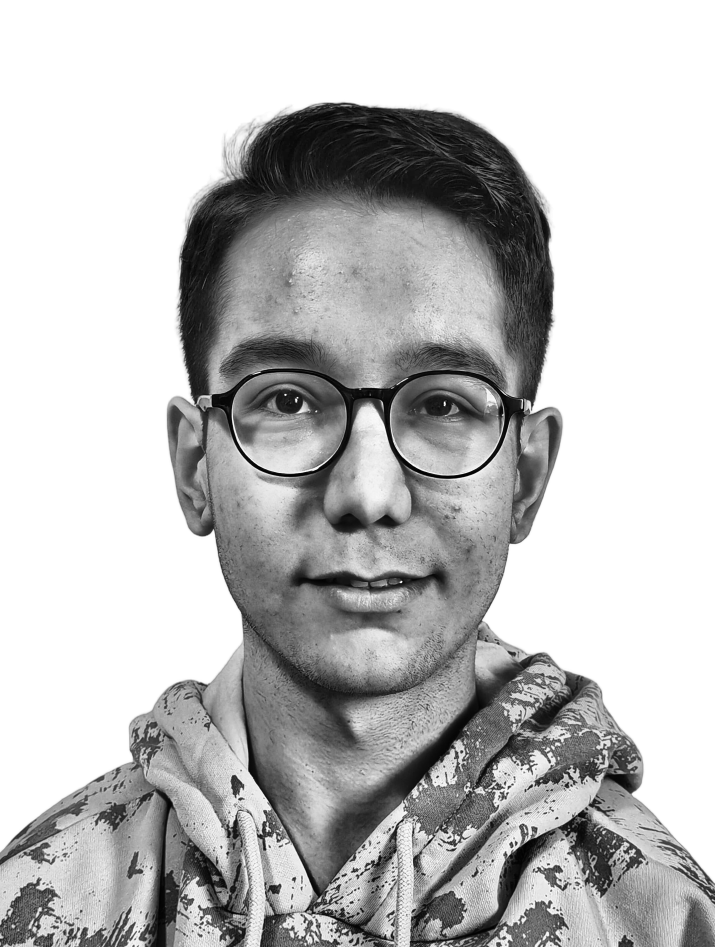
#> input picture source-prepped.png, 2145 x 2841 px, found by its file name (shown at 1/3 size)
$ python make_ascii_svg.py
#> lines starting #> are read from the running program, lines starting #| are printed output that depends on the picture
from PIL import Image
import numpy as np

# Açık renkten koyu renge doğru karakter rampası
RAMP = " .`:-=+*cs#%@"

try:
    img = Image.open("source-prepped.png").convert("L")
#> img is the input picture: PIL image 2145x2841 L; min 0, max 255, mean 190.2
except FileNotFoundError:
    print("Hata: source-prepped.png bulunamadı.")
    exit(1)

# Terminal formatı için 100x53 yeniden boyutlandırma
width, height = 100, 53
img = img.resize((width, height), Image.Resampling.LANCZOS)
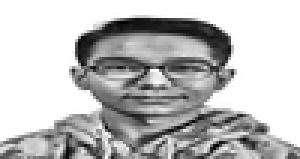
#> img: PIL image 100x53 L (shown 3 times larger); min 0, max 255, mean 190
pixels = np.array(img)

svg_out = f'<svg xmlns="http://www.w3.org/2000/svg" viewBox="0 0 {width*6} {height*12}" width="{width*6}" height="{height*12}">\n'
svg_out += '<style>\n.text { font-family: monospace; font-size: 10px; fill: #8b949e; white-space: pre; }\n</style>\n'
svg_out += '<rect width="100%" height="100%" fill="#0d1117"/>\n'

for y in range(height):
    line = ""
    for x in range(width):
        pixel_val = pixels[y, x]
        idx = int((pixel_val / 255.0) * (len(RAMP) - 1))
        # Koyu alanlara yoğun karakter, açık alanlara boşluk
        line += RAMP[-(idx+1)]

    # Satır satır animasyon gecikmesi
    delay = y * 0.05
    y_pos = (y + 1) * 12
    escaped_line = line.replace("&", "&amp;").replace("<", "&lt;")

    svg_out += f'<g><clipPath id="c{y}"><rect x="0" y="{y_pos-10}" width="0" height="12"><animate attributeName="width" from="0" to="{width*6}" dur="1s" begin="{delay}s" fill="freeze" /></rect></clipPath>\n'
    svg_out += f'<text x="0" y="{y_pos}" class="text" clip-path="url(#c{y})">{escaped_line}</text></g>\n'

svg_out += '</svg>'

with open("avi-ascii.svg", "w", encoding="utf-8") as f:
    f.write(svg_out)

$ run again, with source-photo.jpg saved as source-prepped.png
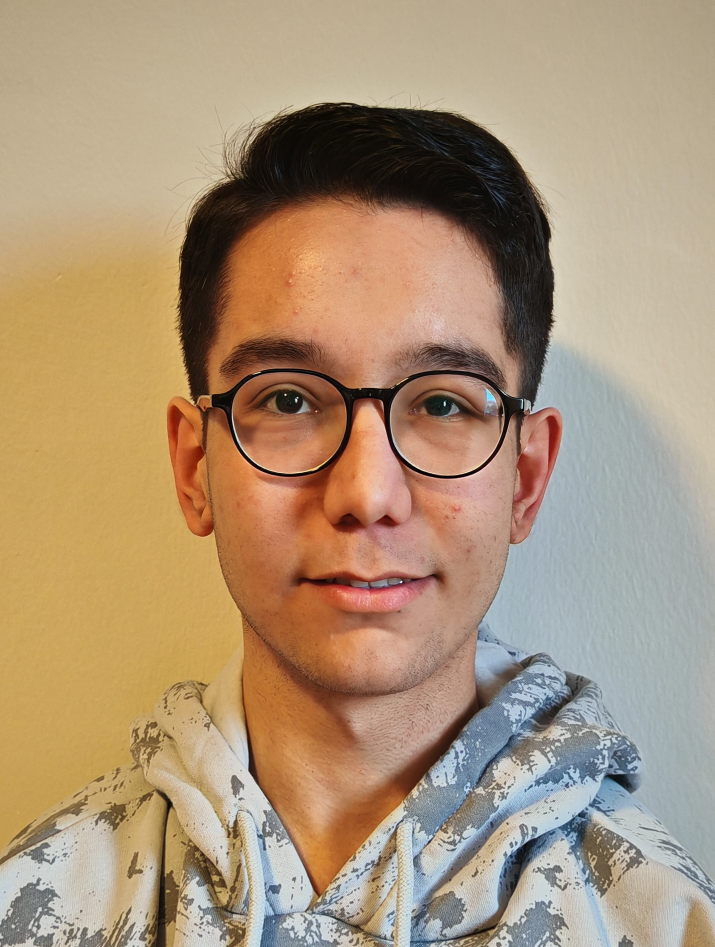
#> input picture source-photo.jpg, 2145 x 2841 px, found by its file name (shown at 1/3 size)
#> `img = Image.open("source-prepped.png").convert("L")`:
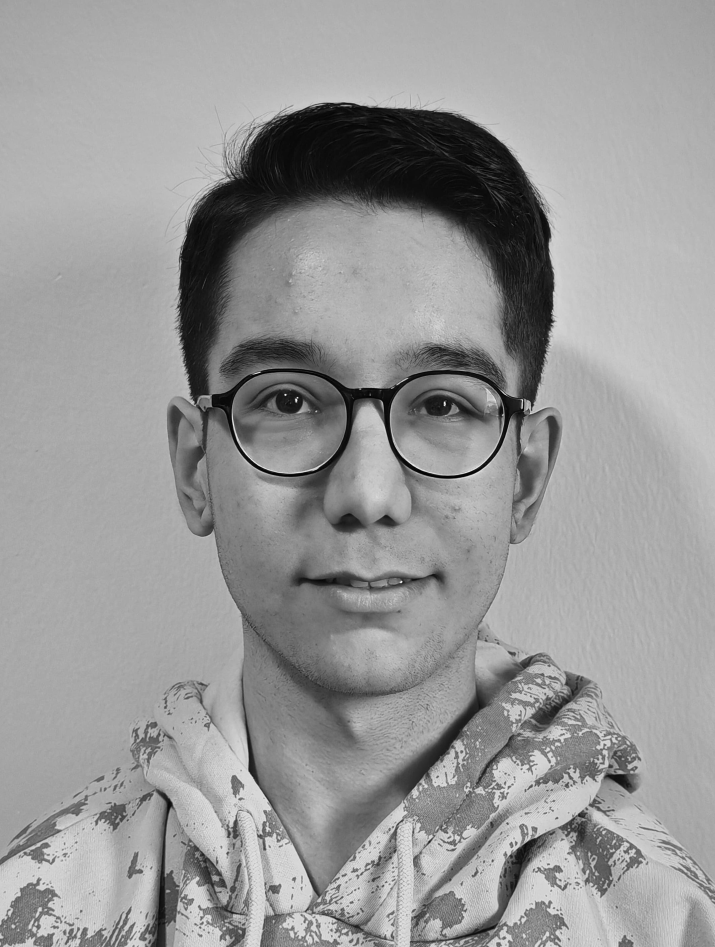
#> img: PIL image 2145x2841 L (shown at 1/3 size); min 0, max 255, mean 151.9
#> `img = img.resize((width, height), Image.Resampling.LANCZOS)`:
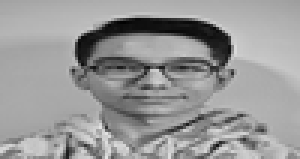
#> img: PIL image 100x53 L (shown 3 times larger); min 1, max 226, mean 151.9
